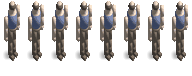
#> input picture assets/own-lit/anim/ownlit-400-0-0.png, 192 x 76 px
$ python -i styl.py   (imports and definitions only)
#> lines starting #> are read from the running program, lines starting #| are printed output that depends on the picture
# -*- coding: utf-8 -*-
"""styl.py - pixel-artovy styl vlastni sady (2026-10-11).

PROC TENHLE MODUL EXISTUJE (namERena vada, ne dojem): vlastni sprite mel
**473 ruznych barev v 556 pixelech** a **197 polopruhlednych pixelu**, kdezto
UO sprite téhož druhu **61 barev a 0 polopruhlednych**. To je presne to, co
uzivatel vidi jako "rozmazany a bez detailu": hladky antialiasovany 3D render
misto pixel artu. Prvni integrace (2026-10-11) to jen prenesla do hry.

RESI TO DVĚ VECI (v tomto poradi; obe se aplikuji na MALEM spritu, tedy az po
Lanczosu):

  1. TVRDA ALFA (`tvrda_alfa`) - na SILUETE je alfa 0/255 (pixel art nema
     pruhledne okraje). Kontaktni stin zustava MEKKY - je to stin, ne silueta,
     a jeho mekkost je zamer (viz `postprocess_lit.vrstva_stinu`).
  2. PALETA (`postav_paletu`, `na_paletu`) - kvantizace na N barev. Paleta se
     stavi z TOHO, CO SE OPRAVDU KRESLI (`SadaPalety.pridej` dostava pixely
     a jen tam, kde bude pixel videt), takze neni opsana z palety UO a sedi na
     nasi svetelnou sestavu.

⚠ DOOSTRENI (`doostri`) JE V MODULU, ALE VE VYCHOZIM NASTAVENI VYPNUTE
(`DOOSTRENI_PROCENT = 0`). NamEReno POHLEDEM 2026-10-11: i maly UnsharpMask
dela na TENKE DIAGONALE (rukojet krumpace) stridave svetle/tmave pixely -
Lanczos tam nechava krouzkovani, doostreni ho zesili a paleta obe hodnoty
zpevni; rukojet pak vypada jako teckovana cara. Ostrost po stylu je vyssi
nez pred nim i bez doostreni (26,3 -> 31,5). Kdo ho zapne, at se na vysledek
PODIVA na 8-14x zvetsenem spritu, ne jen na cislo ostrosti.

CO SE ZAMERNE NEDELA: obrys/outline (to je jina zmena - nesmi pohnout kotvou
ani boxem) a dither (u 44px dlazdice by z nej byl sum).

Pouziti (viz `pack_atlas_lit.py`):
    sber = styl.SadaPalety()
    ... sestav(pripravene, s, druh, sber=sber)          # 1. pruchod: jen vzorky
    paleta = sber.postav()
    ... sestav(pripravene, s, druh, paleta=paleta, tvrda_alfa=True)
"""
from __future__ import annotations

import numpy as np
from PIL import Image, ImageFilter
from scipy import ndimage

# Prah, od ktereho je pixel na siluete "plny". 128 = pulka krytí, tedy presne
# misto, kde antialiasovana hrana prechazi; vyssi prah by siluetu ohlodal,
# nizsi by nechal 1px svetly lem.
ALFA_TVRDA_PRAH = 128
# Cilovy pocet barev na jednu DAVKU (davka = jeden model: 40 framu postavy,
# jedna dlazdice, jeden predmet). Neni to "celych 46 spritu" - viz docstring
# `SadaPalety`.
PALETA_BAREV = 40
# UnsharpMask na malem spritu. ⚠ POZOR (namEReno POHLEDEM 2026-10-11): i maly
# UnsharpMask dela na TENKE DIAGONALE (rukojet krumpace) stridave svetle/tmave
# pixely - Lanczos tam nechava krouzkovani a doostreni ho zesili; paleta to pak
# zpevni na dve barvy a rukojet vypada jako teckovana. Proto je doostreni
# VYPNUTE (0) a ostrost dela TVRDA ALFA + PALETA. Kdo ho zapne, at se na vysledek
# PODIVA na 8x zvetsenem spritu, ne jen na cislo ostrosti.
DOOSTRENI_PROCENT = 0


def doostri(img: Image.Image, procent: int = DOOSTRENI_PROCENT) -> Image.Image:
    """Doostri RGB (alfu NECHÁVÁ být - ostri se jen barva)."""
    if procent <= 0:
        return img.convert("RGB")
    rgb = img.convert("RGB")
    return rgb.filter(ImageFilter.UnsharpMask(radius=1, percent=procent, threshold=0))


# [25 lines left out: function tvrda_alfa, not called in this run]


class SadaPalety:
    """Sbere vzorky z cele davky a postavi z nich jednu paletu.

    PROC DAVKA, NE CELA SADA: `sestav` se vola po modelech (davka = 40 framu
    postavy, jedna dlazdice, jeden predmet) a paleta z CELÉ sady by musela
    protahnout vzorky pres orchestrator. Paleta z jedne davky drzi pohon
    pohromade (vsech 40 framu postavy ma TUTEZ paletu - to je to, co by
    rozjete barvy mezi framy odhalilo) a pritom se nic neprepisuje ve dvou
    mistech. Je to ZMERENE rozhodnuti, ne opomenuti; kdyby sada potrebovala
    jednu paletu pro vsech 46 spritu, je to zmena v `pack_atlas_*.py`.
    """

    # [25 lines left out: functions __init__, pridej, postav, not called in this run]

    def pocet_vzorku(self) -> int:
        return self._px


# [18 lines left out: functions na_paletu, barvy_palety, not called in this run]

>>> from PIL import Image
>>> picture = Image.open('../../assets/own-lit/anim/ownlit-400-0-0.png')
#> picture is the input picture: PIL image 192x76 RGBA; mean R, G, B, A 39.7, 37.2, 36.3, 92.7
>>> result = doostri(picture)
#> in doostri, `return img.convert("RGB")`:
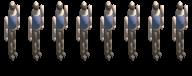
#> returned value: PIL image 192x76 RGB; mean R, G, B 39.7, 37.2, 36.3
